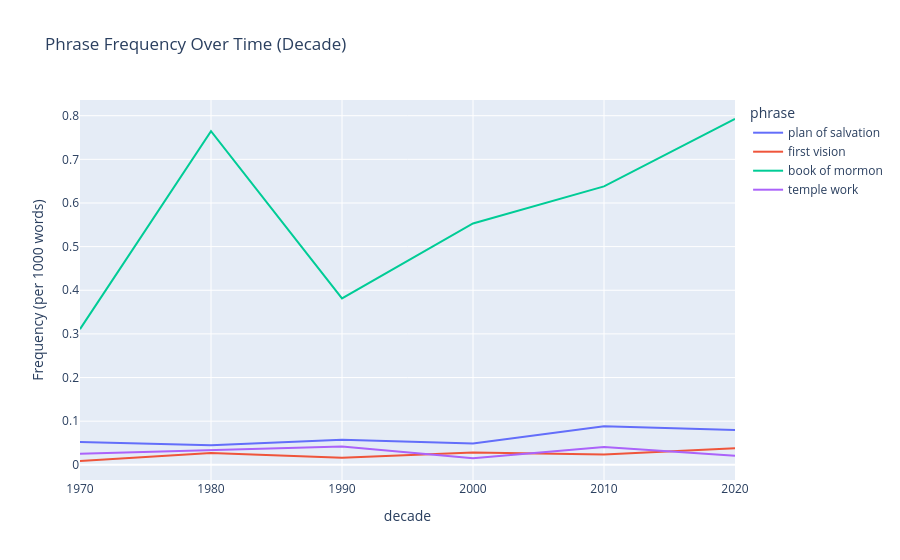

Notebook cell for this chart:
### Code cell
# Track phrases over time
phrases_to_track = [
    'plan of salvation',
    'first vision',
    'book of mormon',
    'temple work'
]

fig = temporal.plot_phrase_trends(
    phrases_to_track,
    time_grouping='decade',
    normalize=True,
    interactive=True
)
fig.show()

### Figure 1 — Plotly figure (JSON) as saved in the notebook; plotly's stock layout.template omitted (floating-point values rounded to 4 significant figures)
{"data": [{"hovertemplate": "phrase=plan of salvation<br>decade=%{x}<br>Frequency (per 1000 words)=%{y}<extra></extra>", "legendgroup": "plan of salvation", "line": {"color": "#636efa", "dash": "solid"}, "marker": {"symbol": "circle"}, "mode": "lines", "name": "plan of salvation", "orientation": "v", "showlegend": true, "type": "scatter", "x": [1970, 1980, 1990, 2000, 2010, 2020], "xaxis": "x", "y": [0.05254, 0.04486, 0.05768, 0.04878, 0.08833, 0.0798], "yaxis": "y"}, {"hovertemplate": "phrase=first vision<br>decade=%{x}<br>Frequency (per 1000 words)=%{y}<extra></extra>", "legendgroup": "first vision", "line": {"color": "#EF553B", "dash": "solid"}, "marker": {"symbol": "circle"}, "mode": "lines", "name": "first vision", "orientation": "v", "showlegend": true, "type": "scatter", "x": [1970, 1980, 1990, 2000, 2010, 2020], "xaxis": "x", "y": [0.008757, 0.02705, 0.01613, 0.02834, 0.02383, 0.0378], "yaxis": "y"}, {"hovertemplate": "phrase=book of mormon<br>decade=%{x}<br>Frequency (per 1000 words)=%{y}<extra></extra>", "legendgroup": "book of mormon", "line": {"color": "#00cc96", "dash": "solid"}, "marker": {"symbol": "circle"}, "mode": "lines", "name": "book of mormon", "orientation": "v", "showlegend": true, "type": "scatter", "x": [1970, 1980, 1990, 2000, 2010, 2020], "xaxis": "x", "y": [0.3109, 0.7647, 0.3814, 0.553, 0.6379, 0.7924], "yaxis": "y"}, {"hovertemplate": "phrase=temple work<br>decade=%{x}<br>Frequency (per 1000 words)=%{y}<extra></extra>", "legendgroup": "temple work", "line": {"color": "#ab63fa", "dash": "solid"}, "marker": {"symbol": "circle"}, "mode": "lines", "name": "temple work", "orientation": "v", "showlegend": true, "type": "scatter", "x": [1970, 1980, 1990, 2000, 2010, 2020], "xaxis": "x", "y": [0.02518, 0.03431, 0.04218, 0.01516, 0.04066, 0.021], "yaxis": "y"}], "layout": {"hovermode": "x unified", "legend": {"title": {"text": "phrase"}, "tracegroupgap": 0}, "title": {"text": "Phrase Frequency Over Time (Decade)"}, "xaxis": {"anchor": "y", "domain": [0, 1], "title": {"text": "decade"}}, "yaxis": {"anchor": "x", "domain": [0, 1], "title": {"text": "Frequency (per 1000 words)"}}}}
